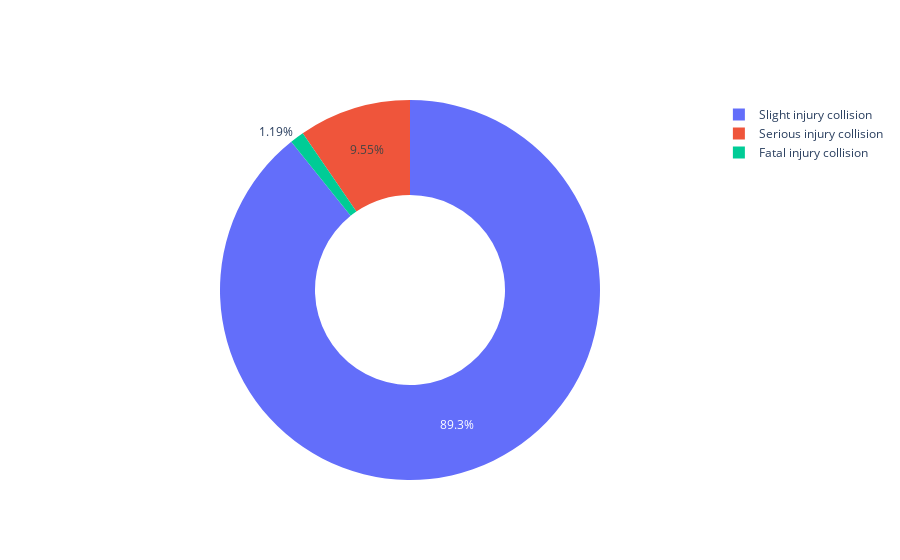

The notebook cell saved with this chart:
### Markdown cell above
###### 3.5 Percentage of each category of accident severity

### Code cell
col_sev_types = {1 : 'Fatal injury collision', 2: 'Serious injury collision', 3: 'Slight injury collision'}
col_sev = df_train_transform['Collision_Severity'].value_counts()
groupby_col_sev = col_sev.to_dict()
labels = list(groupby_col_sev.keys())
final_labels = [col_sev_types[i] for i in labels]
values = list(groupby_col_sev.values())
fig = go.Figure(data=[go.Pie(labels=final_labels, values=values, hole=.5)])
fig.show()

### Figure 1 — Plotly figure (JSON) as saved in the notebook; plotly's stock layout.template omitted (floating-point values rounded to 4 significant figures)
{"data": [{"hole": 0.5, "labels": ["Slight injury collision", "Serious injury collision", "Fatal injury collision"], "type": "pie", "values": [8964, 959, 120]}], "layout": {}}
